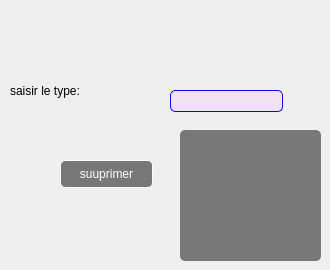
      <widget class="QWidget" name="tab_16">
       <attribute name="title">
        <string>supprimer</string>
       </attribute>
       <widget class="QLabel" name="label_23">
        <property name="geometry">
         <rect>
          <x>10</x>
          <y>80</y>
          <width>91</width>
          <height>21</height>
         </rect>
        </property>
        <property name="text">
         <string>saisir le type:</string>
        </property>
       </widget>
       <widget class="QPushButton" name="pushButton_10">
        <property name="geometry">
         <rect>
          <x>60</x>
          <y>160</y>
          <width>93</width>
          <height>28</height>
         </rect>
        </property>
        <property name="styleSheet">
         <string notr="true">QPushButton{

background-color:rgba(0,0,0,50%);

color:white;

border:1 solid white;

border-radius: 5px;

}</string>
        </property>
        <property name="text">
         <string>suuprimer</string>
        </property>
       </widget>
       <widget class="QTableView" name="tableView_8">
        <property name="geometry">
         <rect>
          <x>180</x>
          <y>130</y>
          <width>141</width>
          <height>131</height>
         </rect>
        </property>
        <property name="styleSheet">
         <string notr="true">QTableView {

gridline-color: white;

color:white;

background-color:rgba(0,0,0,50%);

border:0px;

border-radius: 5px;

}</string>
        </property>
       </widget>
       <widget class="QLineEdit" name="lineEdit_21">
        <property name="geometry">
         <rect>
          <x>170</x>
          <y>90</y>
          <width>113</width>
          <height>22</height>
         </rect>
        </property>
        <property name="tabletTracking">
         <bool>false</bool>
        </property>
        <property name="styleSheet">
         <string notr="true">QLineEdit{
background-color:rgba(255,170,255,20%);
border:1 solid blue;
border-radius:5px;
color:black;
}</string>
        </property>
       </widget>
      </widget>
